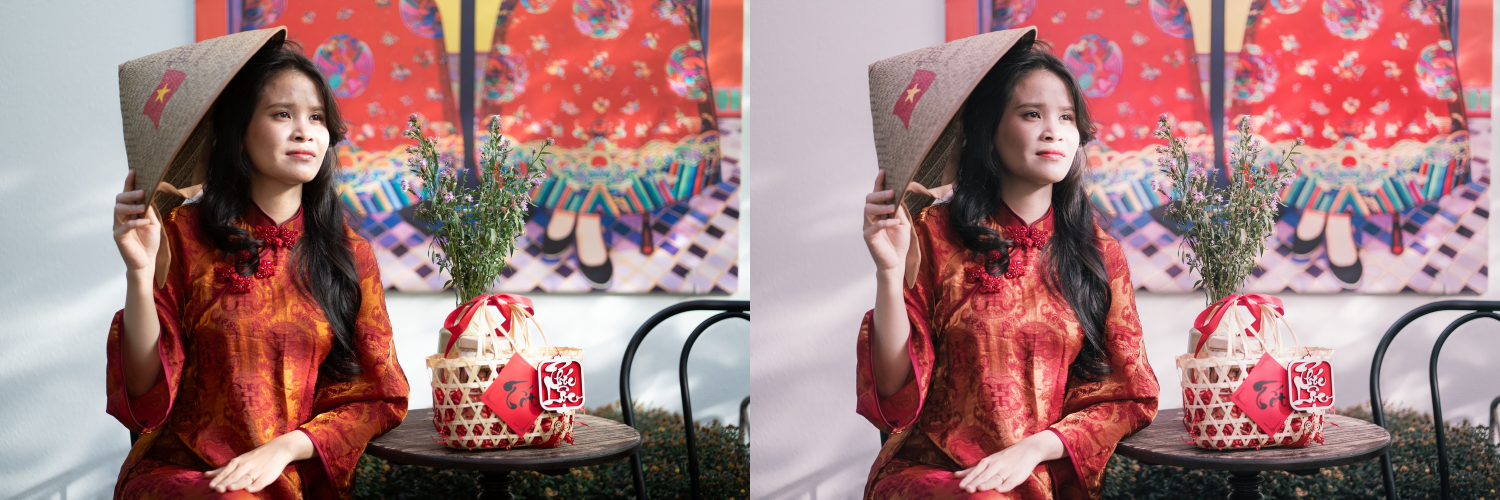
#> input picture 03_Du_An/beauty-nang-xuan-dsc01733/DSC01733_16BitRAW_BA.jpg, 3000 x 1000 px (shown at 1/2 size)
$ python -i make_tiktok_cover.py   (imports and definitions only)   (older library calls are emulated)
#> lines starting #> are read from the running program, lines starting #| are printed output that depends on the picture; after the words box and inside, x2 and y2 are one past the last pixel; in counts of white or black regions, pixels touching at a corner belong together
#> further down, picture is the input picture: shape (1000, 3000, 3); mean B, G, R 122.1, 121.5, 161.9
"""Pick 1 best dramatic frame from a video and render a 1080x1920 TikTok cover with phrase-safe Vietnamese line breaks."""
import json
import os
import re
import subprocess
import sys
import tempfile
import cv2
import numpy as np

HERE = os.path.dirname(os.path.abspath(__file__))

TYPO_FIXES = [
    (r"\bnhà trồng\b", "nhà chồng"),
    (r"\bchữ hiêu\b", "chữ hiếu"),
    (r"\btrong nha\b", "trong nhà"),
    (r"\bkhó thể sao\b", "khó thế sao"),
]

# Inseparable Vietnamese compound words & tight collocations (longest first)
COMPOUND_PHRASES = [
    "vô tích sự",
    "trọng nam khinh nữ",
    "ơn sinh thành",
    "cả một đời",
    "khó thế sao",
    "đã đi đâu",
    "300 triệu",
    "nhà chồng",
    "nhà ngoại",
    "nhà nội",
    "nhà vợ",
    "mẹ chồng",
    "bố chồng",
    "ba chồng",
    "em chồng",
    "chị chồng",
    "anh chồng",
    "mẹ ruột",
    "mẹ quê",
    "con dâu",
    "nàng dâu",
    "làm dâu",
    "con ruột",
    "con trai",
    "con gái",
    "con rể",
    "vợ chồng",
    "người dưng",
    "gọi mẹ",
    "gia đình",
    "bữa cơm",
    "vui vẻ",
    "chăm lo",
    "quần quật",
    "cả ngày",
    "lục túi",
    "đáy túi",
    "thứ này",
    "đã lâu",
    "chưa có",
    "động tĩnh",
    "lợi dụng",
    "cái kết",
    "vất vả",
    "ngược xuôi",
    "chỉ lo",
    "đi nhậu",
    "chữ hiếu",
    "nên tròn",
    "chữ nhân",
    "bất nghĩa",
    "túi cá",
    "số tiền",
    "quản lý",
    "chi tiêu",
    "trong nhà",
    "sinh thành",
    "lớn hơn",
    "biển cả",
    "một đời",
    "thả vườn",
    "gà quê",
    "rau sạch",
    "ở cữ",
    "tập 1",
    "tập 2",
    "tập 3",
]

# Natural clause/phrase starters where starting a new line reads very smoothly in Vietnamese
NATURAL_LINE_STARTERS = {
    "nhưng",
    "mà",
    "vẫn",
    "thì",
    "và",
    "cho",
    "vào",
    "với",
    "để",
    "vì",
    "khi",
    "lén",
    "chỉ",
    "chưa",
    "đã",
    "khó",
    "cả",
    "trọng",
    "chi",
}


# [123 lines left out: functions clean_title, tokenize_vietnamese_units, split_semantic_lines, not called in this run]


def score_frame(bgr: np.ndarray) -> float:
    h, w = bgr.shape[:2]
#> h = 1000; w = 3000
    gray = cv2.cvtColor(bgr, cv2.COLOR_BGR2GRAY)
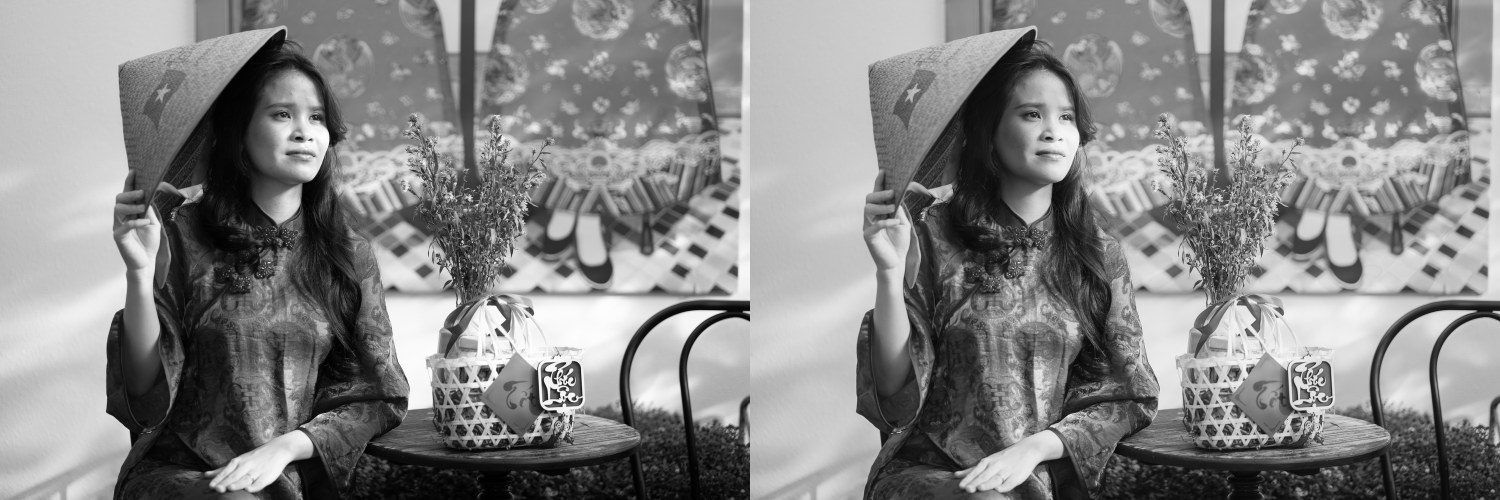
#> gray: shape (1000, 3000) (shown at 1/2 size); min 0, max 255, mean 133.6

    uy0, uy1 = int(h * 0.14), int(h * 0.58)
#> uy0 = 140; uy1 = 580
    ux0, ux1 = int(w * 0.06), int(w * 0.94)
#> ux0 = 180; ux1 = 2820
    roi_gray = gray[uy0:uy1, ux0:ux1]
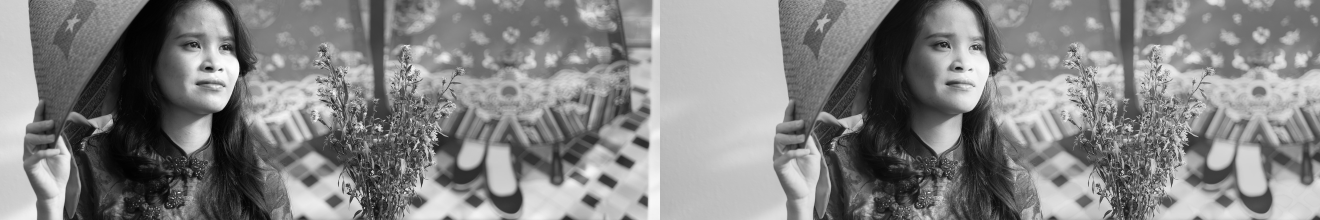
#> roi_gray: shape (440, 2640) (shown at 1/2 size); min 0, max 255, mean 131.4
    sharpness = float(cv2.Laplacian(roi_gray, cv2.CV_64F).var())
#> sharpness = 684
    mean_lum = float(np.mean(roi_gray))
#> mean_lum = 131.4
    if mean_lum < 35 or mean_lum > 235:
        return -1e9

    ycrcb = cv2.cvtColor(bgr[uy0:uy1, ux0:ux1], cv2.COLOR_BGR2YCrCb)
#> ycrcb: shape (440, 2640, 3); mean of channels 0, 1, 2 131.4, 146.9, 122.1
    skin = cv2.inRange(ycrcb, np.array([0, 133, 77]), np.array([255, 173, 127]))
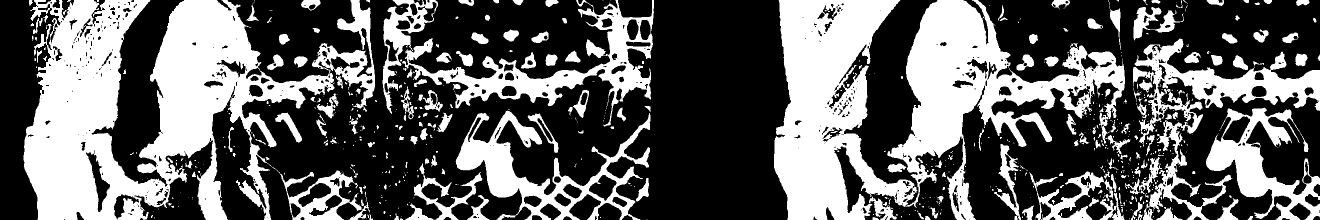
#> skin: shape (440, 2640) (shown at 1/2 size); 38.4% white; 670 white regions (449 under 20 px), largest, box (x1, y1, x2, y2) and area: (47, 0, 750, 440) 151700, (1548, 0, 2250, 440) 139237, (2266, 77, 2640, 440) 28295
    kernel = cv2.getStructuringElement(cv2.MORPH_ELLIPSE, (9, 9))
    skin = cv2.morphologyEx(skin, cv2.MORPH_OPEN, kernel)
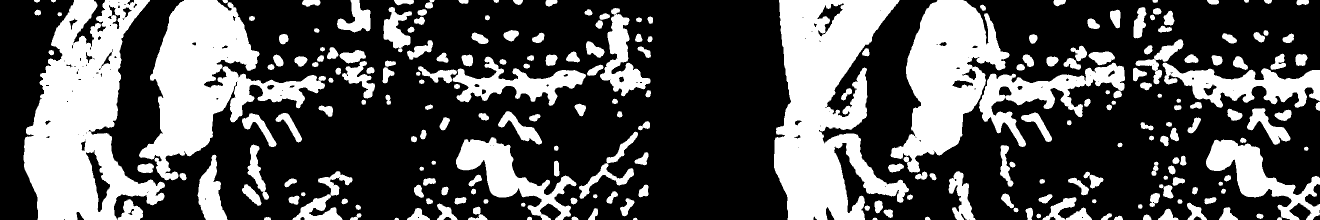
#> skin: shape (440, 2640) (shown at 1/2 size); 33% white; 238 white regions, largest, box (x1, y1, x2, y2) and area: (1548, 0, 1818, 440) 68464, (47, 0, 330, 440) 66937, (278, 0, 652, 361) 51257
    skin = cv2.morphologyEx(skin, cv2.MORPH_CLOSE, kernel)
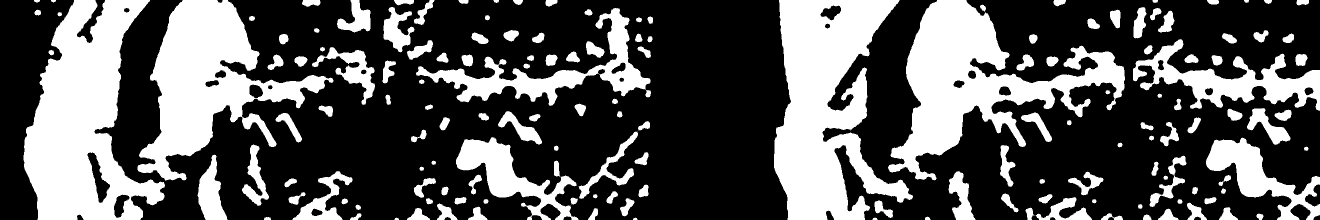
#> skin: shape (440, 2640) (shown at 1/2 size); 34% white; 158 white regions (1 under 20 px), largest, box (x1, y1, x2, y2) and area: (1548, 0, 1826, 440) 70474, (47, 0, 330, 440) 70449, (1776, 0, 2250, 361) 60508

    skin_ratio = float(np.count_nonzero(skin)) / max(1, skin.size)
#> skin_ratio = 0.34
    if skin_ratio < 0.025:
        return -1e6

    num_labels, _, stats, centroids = cv2.connectedComponentsWithStats(skin)
#> num_labels = 159; stats = 159 rows, first 6: [0, 0, 2640, 440, 766476], [68, 0, 12, 5, 48], [102, 0, 10, 5, 38], [47, 0, 283, 440, 70449], [275, 0, 392, 361, 54846], [604, 0, 37, 14, 389]; centroids = 159 pairs, first value 73.5 to 2612, second value 1.53 to 437.5
    min_blob_area = int(skin.size * 0.012)
#> min_blob_area = 13939
    max_blob_area = int(skin.size * 0.45)
#> max_blob_area = 522720
    face_blobs = []
    for lbl in range(1, num_labels):
        area = int(stats[lbl, cv2.CC_STAT_AREA])
        bw = int(stats[lbl, cv2.CC_STAT_WIDTH])
        bh = int(stats[lbl, cv2.CC_STAT_HEIGHT])
        if min_blob_area <= area <= max_blob_area and 0.35 <= (bw / max(1, bh)) <= 2.4:
            face_blobs.append((centroids[lbl][0] / max(1, ux1 - ux0), area))
#> this loop made 158 passes
#> (area, bw, bh) on passes 1 to 3: (48, 12, 5), (38, 10, 5), (70449, 283, 440)
#> after the loop, face_blobs = [(0.0628, 70449), (0.157, 54846), (0.625, 70474), (0.74, 60508), (0.418, 19544)]

    face_blobs.sort(key=lambda x: x[1], reverse=True)
    distinct_x = []
    for cx, _ in face_blobs:
        if all(abs(cx - ox) > 0.18 for ox in distinct_x):
            distinct_x.append(cx)
#> this loop made 5 passes
#> cx on passes 1 to 5: 0.625, 0.0628, 0.74, 0.157, 0.418
#> after the loop, distinct_x = [0.625, 0.0628, 0.418]

    n_chars = len(distinct_x)
#> n_chars = 3
    if n_chars >= 2:
        char_score = 260.0 + min(n_chars, 3) * 45.0
#> char_score = 395
    elif n_chars == 1:
        char_score = 195.0
    else:
        char_score = skin_ratio * 200.0

    sub_band = gray[int(h * 0.66) : int(h * 0.86), int(w * 0.10) : int(w * 0.90)]
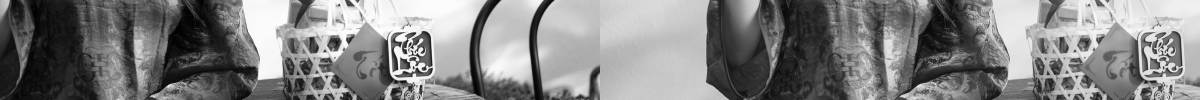
#> sub_band: shape (200, 2400) (shown at 1/2 size); min 0, max 255, mean 129.5
    sub_edges = cv2.Canny(sub_band, 150, 245)
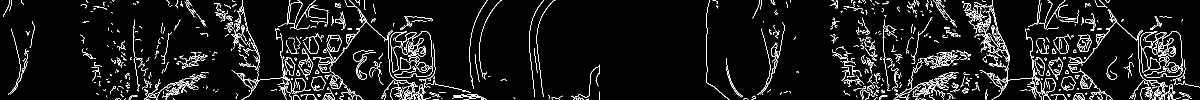
#> sub_edges: shape (200, 2400) (shown at 1/2 size); 6.1% white in thin lines or dots
    bright_sub = float(np.count_nonzero((sub_band > 235) & (sub_edges > 0))) / max(1, sub_band.size)
#> bright_sub = 0.000308
    sub_penalty = bright_sub * 2500.0
#> sub_penalty = 0.771

    return char_score + min(sharpness, 350.0) * 0.35 - sub_penalty


# [49 lines left out: function pick_best_frame, not called in this run]


# [5 lines not run here, left out]

>>> import cv2
>>> picture = cv2.imread('../03_Du_An/beauty-nang-xuan-dsc01733/DSC01733_16BitRAW_BA.jpg')
>>> result = score_frame(picture)
#> result = 516.7

$ run again, on 03_Du_An/beauty-nang-xuan-dsc01733/02_QC_Zoom_200pct_Da_Va_Mat.jpg
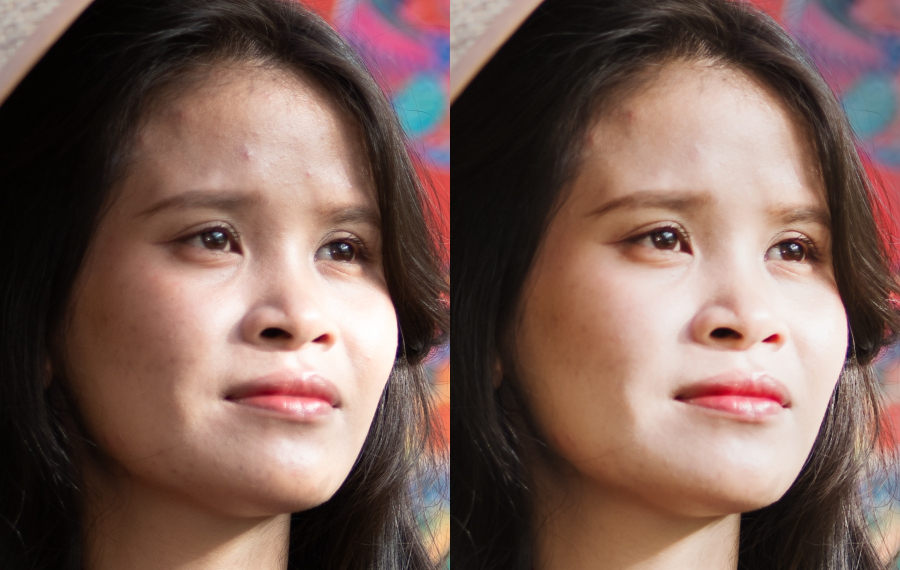
#> input picture 03_Du_An/beauty-nang-xuan-dsc01733/02_QC_Zoom_200pct_Da_Va_Mat.jpg, 1800 x 1140 px (shown at 1/2 size)
#> picture is the input picture: shape (1140, 1800, 3); mean B, G, R 85.6, 94, 120.1
#> sharpness = 97.13
#> mean_lum = 114
#> ycrcb: shape (502, 1584, 3); mean of channels 0, 1, 2 114, 142.1, 118.4
#> in score_frame, `skin = cv2.morphologyEx(skin, cv2.MORPH_CLOSE, kernel)`:
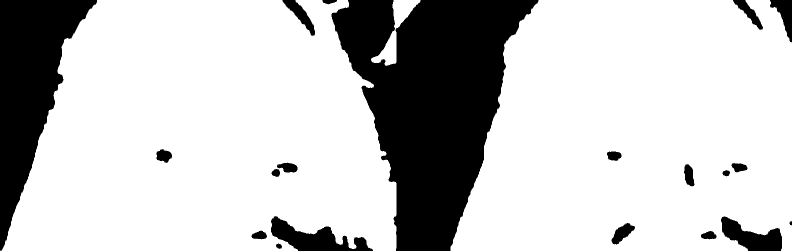
#> skin: shape (502, 1584) (shown at 1/2 size); 77.4% white; 20 black regions, largest, box (x1, y1, x2, y2) and area: (663, 0, 1077, 502) 115131, (0, 0, 194, 502) 44417, (542, 432, 746, 502) 6299
#> skin_ratio = 0.774
#> num_labels = 4; stats = [[0, 0, 1584, 502, 179817], [1, 0, 792, 502, 319028], [742, 0, 99, 132, 3493], [901, 0, 683, 502, 292830]]; centroids = [[684.7, 211.3], [409.5, 267.3], [791, 60.91], [1273.2, 258.5]]
#> the loop in score_frame, `for lbl in range(1, num_labels):` made 3 passes
#> (area, bw, bh) on passes 1 to 3: (319028, 792, 502), (3493, 99, 132), (292830, 683, 502)
#> after the loop in score_frame, `for lbl in range(1, num_labels):`: face_blobs = [(0.259, 319028), (0.804, 292830)]
#> the loop in score_frame, `for cx, _ in face_blobs:` made 2 passes
#> cx on passes 1 to 2: 0.259, 0.804
#> after the loop in score_frame, `for cx, _ in face_blobs:`: distinct_x = [0.259, 0.804]
#> n_chars = 2
#> char_score = 350
#> in score_frame, `sub_edges = cv2.Canny(sub_band, 150, 245)`:
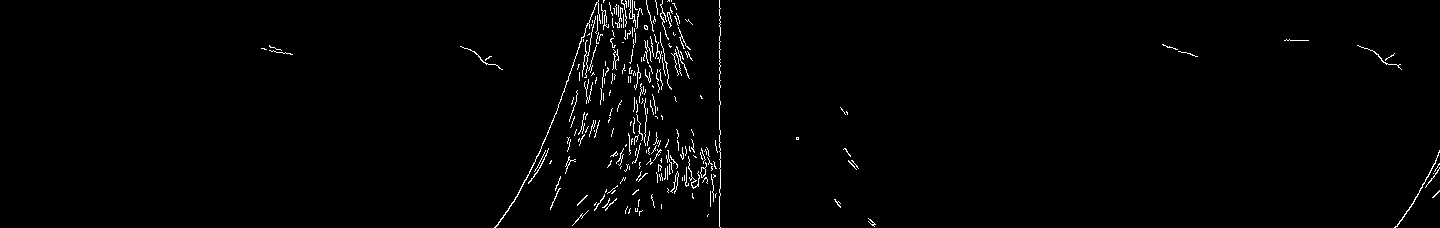
#> sub_edges: shape (228, 1440); 1.4% white in thin lines or dots, all inside (x1, y1, x2, y2) = (261, 0, 1440, 228)
#> bright_sub = 0
#> result = 384
